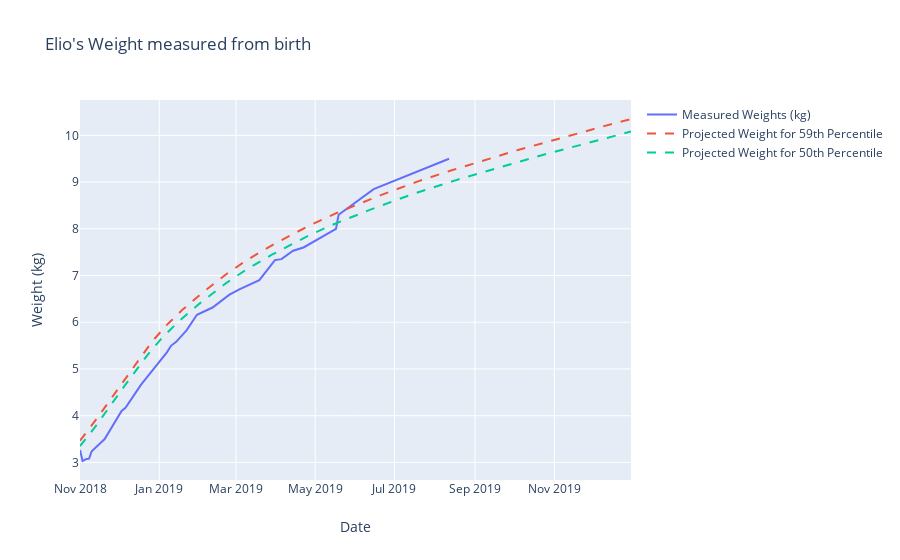
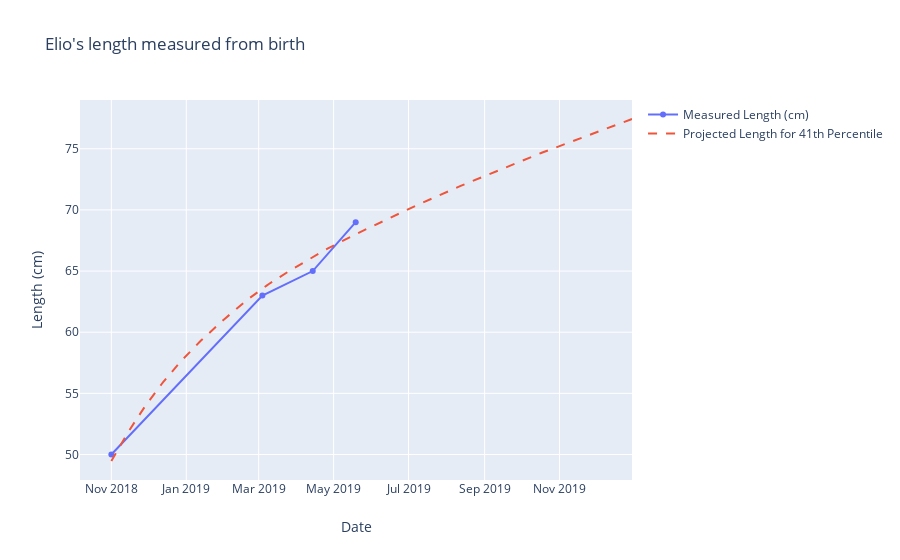
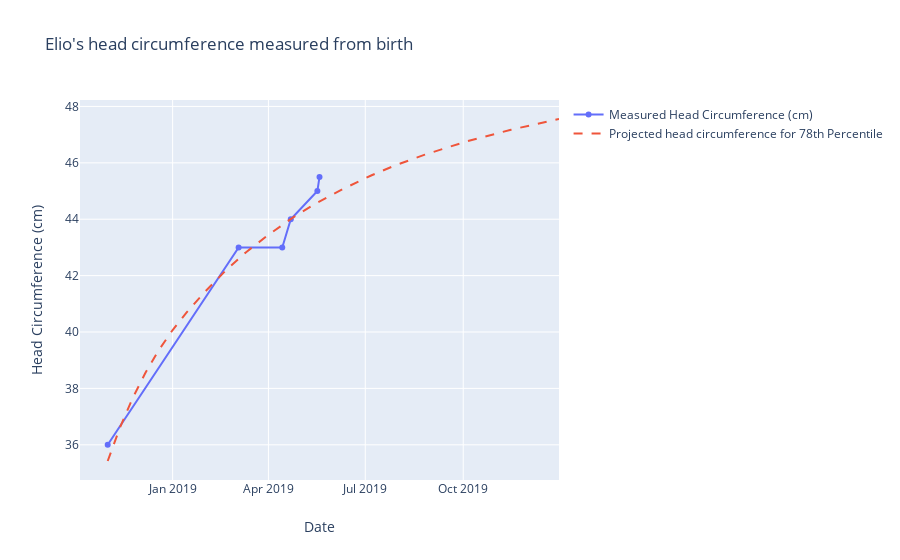

Source (notebook cell) for these figures, in order:
### Code cell
#Image(pio.to_image(w_fig,width=1200,height=600))

iplot(weight_fig) # interative
iplot(length_fig)
iplot(head_fig)

### Figure 1 — Plotly figure (JSON) as saved in the notebook; plotly's stock layout.template omitted (floating-point values rounded to 4 significant figures; data arrays with more than 128 entries replaced by an {"elided": "..."} marker saying what was removed)
{"data": [{"name": "Measured Weights (kg)", "type": "scatter", "x": ["2018-11-01T00:00:00", "2018-11-03T00:00:00", "2018-11-06T00:00:00", "2018-11-08T00:00:00", "2018-11-10T00:00:00", "2018-11-20T00:00:00", "2018-12-03T00:00:00", "2018-12-06T00:00:00", "2018-12-18T00:00:00", "2019-01-07T00:00:00", "2019-01-10T00:00:00", "2019-01-14T00:00:00", "2019-01-22T00:00:00", "2019-01-30T00:00:00", "2019-02-11T00:00:00", "2019-02-24T00:00:00", "2019-03-04T00:00:00", "2019-03-19T00:00:00", "2019-03-31T00:00:00", "2019-04-05T00:00:00", "2019-04-14T00:00:00", "2019-04-22T00:00:00", "2019-05-17T00:00:00", "2019-05-19T00:00:00", "2019-06-15T00:00:00", "2019-08-12T00:00:00"], "y": [3.265, 3.03, 3.075, 3.08, 3.24, 3.5, 4.1, 4.17, 4.665, 5.36, 5.495, 5.58, 5.825, 6.16, 6.315, 6.59, 6.71, 6.9, 7.33, 7.35, 7.53, 7.6, 8, 8.3, 8.85, 9.5]}, {"line": {"dash": "dash"}, "name": "Projected Weight for 59th Percentile", "type": "scatter", "x": {"elided": "425 str values"}, "y": {"elided": "425 float values"}}, {"line": {"dash": "dash"}, "name": "Projected Weight for 50th Percentile", "type": "scatter", "x": {"elided": "425 str values"}, "y": {"elided": "425 float values"}}], "layout": {"autosize": true, "title": {"text": "Elio's Weight measured from birth"}, "xaxis": {"autorange": true, "range": ["2018-11-01", "2019-12-30"], "title": {"text": "Date"}, "type": "date"}, "yaxis": {"autorange": true, "range": [2.623, 10.76], "title": {"text": "Weight (kg)"}, "type": "linear"}}}

### Figure 2 — Plotly figure (JSON) as saved in the notebook; plotly's stock layout.template omitted (floating-point values rounded to 4 significant figures; data arrays with more than 128 entries replaced by an {"elided": "..."} marker saying what was removed)
{"data": [{"name": "Measured Length (cm)", "type": "scatter", "x": ["2018-11-01T00:00:00", "2019-03-04T00:00:00", "2019-04-14T00:00:00", "2019-05-19T00:00:00"], "y": [50, 63, 65, 69]}, {"line": {"dash": "dash"}, "name": "Projected Length for 41th Percentile", "type": "scatter", "x": {"elided": "425 str values"}, "y": {"elided": "425 float values"}}], "layout": {"autosize": true, "title": {"text": "Elio's length measured from birth"}, "xaxis": {"autorange": true, "range": ["2018-10-08 02:54:18.0555", "2019-12-30"], "title": {"text": "Date"}, "type": "date"}, "yaxis": {"autorange": true, "range": [47.91, 78.99], "title": {"text": "Length (cm)"}, "type": "linear"}}}

### Figure 3 — Plotly figure (JSON) as saved in the notebook; plotly's stock layout.template omitted (floating-point values rounded to 4 significant figures; data arrays with more than 128 entries replaced by an {"elided": "..."} marker saying what was removed)
{"data": [{"name": "Measured Head Circumference (cm)", "type": "scatter", "x": ["2018-11-01T00:00:00", "2019-03-04T00:00:00", "2019-04-14T00:00:00", "2019-04-22T00:00:00", "2019-05-17T00:00:00", "2019-05-19T00:00:00"], "y": [36, 43, 43, 44, 45, 45.5]}, {"line": {"dash": "dash"}, "name": "Projected head circumference for 78th Percentile", "type": "scatter", "x": {"elided": "425 str values"}, "y": {"elided": "425 float values"}}], "layout": {"autosize": true, "title": {"text": "Elio's head circumference measured from birth"}, "xaxis": {"autorange": true, "range": ["2018-10-08 00:32:01.8112", "2019-12-30"], "title": {"text": "Date"}, "type": "date"}, "yaxis": {"autorange": true, "range": [34.75, 48.23], "title": {"text": "Head Circumference (cm)"}, "type": "linear"}}}
